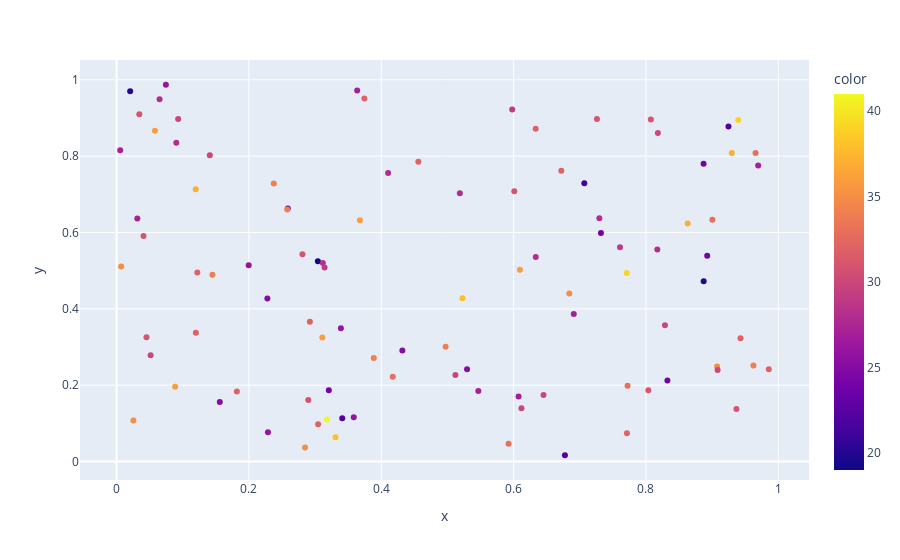

Notebook code for this chart:
### Code cell
px.scatter(x=cluster_centers[:,0], y=cluster_centers[:,1], color=binom_sample)
